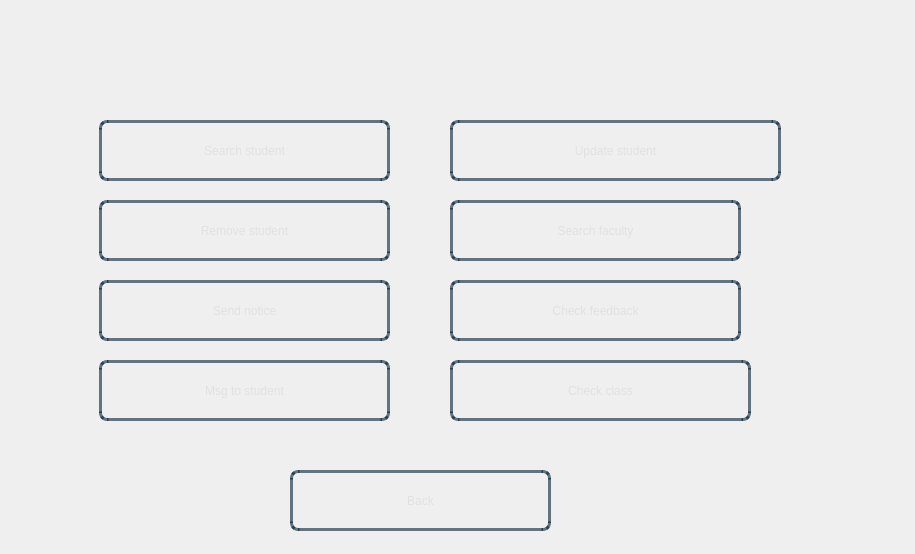
<?xml version="1.0" encoding="UTF-8"?>
<ui version="4.0">
 <class>Dialog</class>
 <widget class="QDialog" name="Dialog">
  <property name="geometry">
   <rect>
    <x>0</x>
    <y>0</y>
    <width>915</width>
    <height>554</height>
   </rect>
  </property>
  <property name="windowTitle">
   <string>Dialog</string>
  </property>
  <widget class="QWidget" name="bgwidget" native="true">
   <property name="geometry">
    <rect>
     <x>0</x>
     <y>0</y>
     <width>911</width>
     <height>551</height>
    </rect>
   </property>
   <property name="styleSheet">
    <string notr="true">QWidget#bgwidget{
background-color:qlineargradient(x1: 1, y1: 1, x2:1, y2: 0.2, stop: 0 rgba(0, 52, 89,140),
stop: 1 rgba(0, 168, 232,190))
}</string>
   </property>
   <widget class="QLabel" name="hodName">
    <property name="geometry">
     <rect>
      <x>99</x>
      <y>-5</y>
      <width>831</width>
      <height>111</height>
     </rect>
    </property>
    <property name="styleSheet">
     <string notr="true">font: 24pt &quot;Sans Serif Collection&quot;;
color: rgba(0,23,31,255);
</string>
    </property>
    <property name="text">
     <string/>
    </property>
   </widget>
   <widget class="QPushButton" name="nextBtn1">
    <property name="geometry">
     <rect>
      <x>99</x>
      <y>120</y>
      <width>291</width>
      <height>61</height>
     </rect>
    </property>
    <property name="styleSheet">
     <string notr="true">QPushButton{
border-radius:8px;
border:3px solid rgba(0,30,50,150);
color:rgba(225,225,225,255);
background-color:rgba(0,0,0,0);
font: 22pt &quot;Sans Serif Collection&quot;;
}
.QPushButton:hover
{
   background-color:white;
	color: rgba(0,30,50,150);
}</string>
    </property>
    <property name="text">
     <string>Search student</string>
    </property>
   </widget>
   <widget class="QPushButton" name="nextBtn3">
    <property name="geometry">
     <rect>
      <x>99</x>
      <y>200</y>
      <width>291</width>
      <height>61</height>
     </rect>
    </property>
    <property name="styleSheet">
     <string notr="true">QPushButton{
border-radius:8px;
border:3px solid rgba(0,30,50,150);
color:rgba(225,225,225,255);
background-color:rgba(0,0,0,0);
font: 22pt &quot;Sans Serif Collection&quot;;
}
.QPushButton:hover
{
   background-color:white;
	color: rgba(0,30,50,150);
}</string>
    </property>
    <property name="text">
     <string>Remove student</string>
    </property>
   </widget>
   <widget class="QPushButton" name="nextBtn4">
    <property name="geometry">
     <rect>
      <x>450</x>
      <y>200</y>
      <width>291</width>
      <height>61</height>
     </rect>
    </property>
    <property name="styleSheet">
     <string notr="true">QPushButton{
border-radius:8px;
border:3px solid rgba(0,30,50,150);
color:rgba(225,225,225,255);
background-color:rgba(0,0,0,0);
font: 22pt &quot;Sans Serif Collection&quot;;
}
.QPushButton:hover
{
   background-color:white;
	color: rgba(0,30,50,150);
}</string>
    </property>
    <property name="text">
     <string>Search faculty</string>
    </property>
   </widget>
   <widget class="QPushButton" name="nextBtn2">
    <property name="geometry">
     <rect>
      <x>450</x>
      <y>120</y>
      <width>331</width>
      <height>61</height>
     </rect>
    </property>
    <property name="styleSheet">
     <string notr="true">QPushButton{
border-radius:8px;
border:3px solid rgba(0,30,50,150);
color:rgba(225,225,225,255);
background-color:rgba(0,0,0,0);
font: 22pt &quot;Sans Serif Collection&quot;;
}
.QPushButton:hover
{
   background-color:white;
	color: rgba(0,30,50,150);
}</string>
    </property>
    <property name="text">
     <string>Update student</string>
    </property>
   </widget>
   <widget class="QPushButton" name="nextBtn5">
    <property name="geometry">
     <rect>
      <x>99</x>
      <y>280</y>
      <width>291</width>
      <height>61</height>
     </rect>
    </property>
    <property name="styleSheet">
     <string notr="true">QPushButton{
border-radius:8px;
border:3px solid rgba(0,30,50,150);
color:rgba(225,225,225,255);
background-color:rgba(0,0,0,0);
font: 22pt &quot;Sans Serif Collection&quot;;
}
.QPushButton:hover
{
   background-color:white;
	color: rgba(0,30,50,150);
}</string>
    </property>
    <property name="text">
     <string>Send notice</string>
    </property>
   </widget>
   <widget class="QPushButton" name="backBtn">
    <property name="geometry">
     <rect>
      <x>290</x>
      <y>470</y>
      <width>261</width>
      <height>61</height>
     </rect>
    </property>
    <property name="styleSheet">
     <string notr="true">QPushButton{
border-radius:8px;
border:3px solid rgba(0,30,50,150);
color:rgba(225,225,225,255);
background-color:rgba(0,0,0,0);
font: 22pt &quot;Sans Serif Collection&quot;;
}
.QPushButton:hover
{
   background-color:white;
	color: rgba(0,30,50,150);
}</string>
    </property>
    <property name="text">
     <string>Back</string>
    </property>
   </widget>
   <widget class="QPushButton" name="nextBtn6">
    <property name="geometry">
     <rect>
      <x>450</x>
      <y>280</y>
      <width>291</width>
      <height>61</height>
     </rect>
    </property>
    <property name="styleSheet">
     <string notr="true">QPushButton{
border-radius:8px;
border:3px solid rgba(0,30,50,150);
color:rgba(225,225,225,255);
background-color:rgba(0,0,0,0);
font: 22pt &quot;Sans Serif Collection&quot;;
}
.QPushButton:hover
{
   background-color:white;
	color: rgba(0,30,50,150);
}</string>
    </property>
    <property name="text">
     <string>Check feedback</string>
    </property>
   </widget>
   <widget class="QPushButton" name="nextBtn7">
    <property name="geometry">
     <rect>
      <x>99</x>
      <y>360</y>
      <width>291</width>
      <height>61</height>
     </rect>
    </property>
    <property name="styleSheet">
     <string notr="true">QPushButton{
border-radius:8px;
border:3px solid rgba(0,30,50,150);
color:rgba(225,225,225,255);
background-color:rgba(0,0,0,0);
font: 22pt &quot;Sans Serif Collection&quot;;
}
.QPushButton:hover
{
   background-color:white;
	color: rgba(0,30,50,150);
}</string>
    </property>
    <property name="text">
     <string>Msg to student</string>
    </property>
   </widget>
   <widget class="QPushButton" name="nextBtn8">
    <property name="geometry">
     <rect>
      <x>450</x>
      <y>360</y>
      <width>301</width>
      <height>61</height>
     </rect>
    </property>
    <property name="styleSheet">
     <string notr="true">QPushButton{
border-radius:8px;
border:3px solid rgba(0,30,50,150);
color:rgba(225,225,225,255);
background-color:rgba(0,0,0,0);
font: 22pt &quot;Sans Serif Collection&quot;;
}
.QPushButton:hover
{
   background-color:white;
	color: rgba(0,30,50,150);
}</string>
    </property>
    <property name="text">
     <string>Check class</string>
    </property>
   </widget>
  </widget>
 </widget>
 <resources/>
 <connections/>
</ui>
